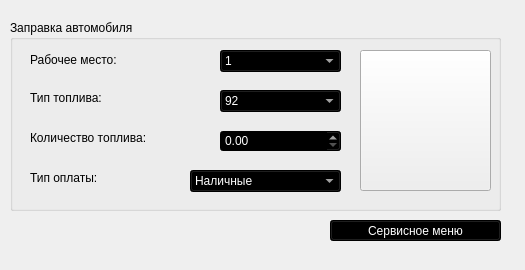
<?xml version="1.0" encoding="UTF-8"?>
<ui version="4.0">
 <class>MainWindow</class>
 <widget class="QMainWindow" name="MainWindow">
  <property name="geometry">
   <rect>
    <x>0</x>
    <y>0</y>
    <width>525</width>
    <height>270</height>
   </rect>
  </property>
  <property name="windowTitle">
   <string>Автоматизированное рабочее место</string>
  </property>
  <property name="styleSheet">
   <string notr="true"/>
  </property>
  <widget class="QWidget" name="centralwidget">
   <property name="autoFillBackground">
    <bool>false</bool>
   </property>
   <property name="styleSheet">
    <string notr="true">background: qlineargradient(angle: 45deg, stop:0 #ee9ca7, stop:1 #ffdde1);
border-color: rgb(0, 0, 0);

</string>
   </property>
   <widget class="QGroupBox" name="refuelGroupBox">
    <property name="geometry">
     <rect>
      <x>10</x>
      <y>20</y>
      <width>491</width>
      <height>191</height>
     </rect>
    </property>
    <property name="styleSheet">
     <string notr="true">background: linear-gradient(90deg, #b9deed, #efefef);
border-color: rgb(0, 0, 0);</string>
    </property>
    <property name="title">
     <string>Заправка автомобиля</string>
    </property>
    <widget class="QLabel" name="fuelTypeLabel">
     <property name="geometry">
      <rect>
       <x>20</x>
       <y>70</y>
       <width>171</width>
       <height>16</height>
      </rect>
     </property>
     <property name="text">
      <string>Тип топлива:</string>
     </property>
     <property name="textFormat">
      <enum>Qt::AutoText</enum>
     </property>
    </widget>
    <widget class="QComboBox" name="fuelTypeComboBox">
     <property name="geometry">
      <rect>
       <x>210</x>
       <y>70</y>
       <width>121</width>
       <height>22</height>
      </rect>
     </property>
     <property name="styleSheet">
      <string notr="true">background-color: rgb(0, 0, 0);
selection-color: rgb(0, 0, 0);
selection-background-color: rgb(255, 255, 0);
color: rgb(255, 255, 255);</string>
     </property>
     <property name="editable">
      <bool>false</bool>
     </property>
     <item>
      <property name="text">
       <string>92</string>
      </property>
     </item>
     <item>
      <property name="text">
       <string>95</string>
      </property>
     </item>
     <item>
      <property name="text">
       <string>100</string>
      </property>
     </item>
     <item>
      <property name="text">
       <string>DT</string>
      </property>
     </item>
    </widget>
    <widget class="QLabel" name="fuelAmountLabel">
     <property name="geometry">
      <rect>
       <x>20</x>
       <y>110</y>
       <width>181</width>
       <height>16</height>
      </rect>
     </property>
     <property name="text">
      <string>Количество топлива:</string>
     </property>
    </widget>
    <widget class="QLabel" name="paymentTypeLabel">
     <property name="geometry">
      <rect>
       <x>20</x>
       <y>150</y>
       <width>151</width>
       <height>16</height>
      </rect>
     </property>
     <property name="text">
      <string>Тип оплаты:</string>
     </property>
     <property name="textFormat">
      <enum>Qt::AutoText</enum>
     </property>
    </widget>
    <widget class="QComboBox" name="paymentTypeComboBox">
     <property name="geometry">
      <rect>
       <x>180</x>
       <y>150</y>
       <width>151</width>
       <height>22</height>
      </rect>
     </property>
     <property name="styleSheet">
      <string notr="true">background-color: rgb(0, 0, 0);
selection-color: rgb(0, 0, 0);
selection-background-color: rgb(255, 255, 0);
color: rgb(255, 255, 255);</string>
     </property>
     <item>
      <property name="text">
       <string>Наличные</string>
      </property>
     </item>
     <item>
      <property name="text">
       <string>Банковская карта</string>
      </property>
     </item>
     <item>
      <property name="text">
       <string>Карта лояльности</string>
      </property>
     </item>
    </widget>
    <widget class="QPushButton" name="refuelButton">
     <property name="geometry">
      <rect>
       <x>350</x>
       <y>30</y>
       <width>131</width>
       <height>141</height>
      </rect>
     </property>
     <property name="text">
      <string/>
     </property>
     <property name="icon">
      <iconset>
       <normaloff>../build-ARM-Desktop_Qt_5_12_12_MinGW_32_bit-Debug/oil-can.png</normaloff>../build-ARM-Desktop_Qt_5_12_12_MinGW_32_bit-Debug/oil-can.png</iconset>
     </property>
     <property name="iconSize">
      <size>
       <width>64</width>
       <height>64</height>
      </size>
     </property>
    </widget>
    <widget class="QComboBox" name="workstationComboBox">
     <property name="geometry">
      <rect>
       <x>210</x>
       <y>30</y>
       <width>121</width>
       <height>22</height>
      </rect>
     </property>
     <property name="styleSheet">
      <string notr="true">background-color: rgb(0, 0, 0);
selection-color: rgb(0, 0, 0);
selection-background-color: rgb(255, 255, 0);
color: rgb(255, 255, 255);</string>
     </property>
     <property name="editable">
      <bool>false</bool>
     </property>
     <item>
      <property name="text">
       <string>1</string>
      </property>
     </item>
     <item>
      <property name="text">
       <string>2</string>
      </property>
     </item>
     <item>
      <property name="text">
       <string>3</string>
      </property>
     </item>
     <item>
      <property name="text">
       <string>4</string>
      </property>
     </item>
     <item>
      <property name="text">
       <string>5</string>
      </property>
     </item>
    </widget>
    <widget class="QLabel" name="workstationlabel">
     <property name="geometry">
      <rect>
       <x>20</x>
       <y>30</y>
       <width>181</width>
       <height>20</height>
      </rect>
     </property>
     <property name="text">
      <string>Рабочее место:</string>
     </property>
    </widget>
    <widget class="QDoubleSpinBox" name="fuelAmountSpinBox">
     <property name="geometry">
      <rect>
       <x>210</x>
       <y>110</y>
       <width>121</width>
       <height>22</height>
      </rect>
     </property>
     <property name="styleSheet">
      <string notr="true">background-color: rgb(0, 0, 0);
selection-color: rgb(0, 0, 0);
selection-background-color: rgb(255, 255, 0);
color: rgb(255, 255, 255);</string>
     </property>
     <property name="maximum">
      <double>50.000000000000000</double>
     </property>
    </widget>
   </widget>
   <widget class="QGroupBox" name="refuelButton_2">
    <property name="geometry">
     <rect>
      <x>560</x>
      <y>20</y>
      <width>521</width>
      <height>191</height>
     </rect>
    </property>
    <property name="styleSheet">
     <string notr="true">background: linear-gradient(90deg, #b9deed, #efefef);</string>
    </property>
    <property name="title">
     <string>Настройка цен на топливо</string>
    </property>
    <widget class="QLabel" name="price92Label">
     <property name="geometry">
      <rect>
       <x>10</x>
       <y>30</y>
       <width>241</width>
       <height>16</height>
      </rect>
     </property>
     <property name="styleSheet">
      <string notr="true"/>
     </property>
     <property name="text">
      <string>Цена за литр топлива 92:</string>
     </property>
    </widget>
    <widget class="QLabel" name="price95Label">
     <property name="geometry">
      <rect>
       <x>10</x>
       <y>70</y>
       <width>241</width>
       <height>16</height>
      </rect>
     </property>
     <property name="styleSheet">
      <string notr="true"/>
     </property>
     <property name="text">
      <string>Цена за литр топлива 95:</string>
     </property>
    </widget>
    <widget class="QLabel" name="price100Label">
     <property name="geometry">
      <rect>
       <x>10</x>
       <y>110</y>
       <width>241</width>
       <height>16</height>
      </rect>
     </property>
     <property name="styleSheet">
      <string notr="true"/>
     </property>
     <property name="text">
      <string>Цена за литр топлива 100:</string>
     </property>
    </widget>
    <widget class="QLabel" name="priceDTLabel">
     <property name="geometry">
      <rect>
       <x>10</x>
       <y>150</y>
       <width>241</width>
       <height>16</height>
      </rect>
     </property>
     <property name="styleSheet">
      <string notr="true"/>
     </property>
     <property name="text">
      <string>Цена за литр топлива ДТ:</string>
     </property>
    </widget>
    <widget class="QPushButton" name="pricesButton">
     <property name="geometry">
      <rect>
       <x>390</x>
       <y>30</y>
       <width>121</width>
       <height>141</height>
      </rect>
     </property>
     <property name="styleSheet">
      <string notr="true">QPushButton{
text-align: center;
background-color: rgb(0, 0, 0);
color: rgb(255, 255, 255);
}

QPushButton:hover {
	background-color: rgb(255, 255, 0);
	color: rgb(0, 0, 0);
	
}</string>
     </property>
     <property name="text">
      <string>Сохранить</string>
     </property>
    </widget>
    <widget class="QDoubleSpinBox" name="price92SpinBox">
     <property name="geometry">
      <rect>
       <x>260</x>
       <y>30</y>
       <width>111</width>
       <height>22</height>
      </rect>
     </property>
     <property name="styleSheet">
      <string notr="true">background-color: rgb(0, 0, 0);
selection-color: rgb(0, 0, 0);
selection-background-color: rgb(255, 255, 0);
color: rgb(255, 255, 255);</string>
     </property>
     <property name="value">
      <double>45.500000000000000</double>
     </property>
    </widget>
    <widget class="QDoubleSpinBox" name="price95SpinBox">
     <property name="geometry">
      <rect>
       <x>260</x>
       <y>70</y>
       <width>111</width>
       <height>22</height>
      </rect>
     </property>
     <property name="styleSheet">
      <string notr="true">background-color: rgb(0, 0, 0);
selection-color: rgb(0, 0, 0);
selection-background-color: rgb(255, 255, 0);
color: rgb(255, 255, 255);</string>
     </property>
     <property name="value">
      <double>48.500000000000000</double>
     </property>
    </widget>
    <widget class="QDoubleSpinBox" name="price100SpinBox">
     <property name="geometry">
      <rect>
       <x>260</x>
       <y>110</y>
       <width>111</width>
       <height>22</height>
      </rect>
     </property>
     <property name="styleSheet">
      <string notr="true">background-color: rgb(0, 0, 0);
selection-color: rgb(0, 0, 0);
selection-background-color: rgb(255, 255, 0);
color: rgb(255, 255, 255);</string>
     </property>
     <property name="value">
      <double>52.000000000000000</double>
     </property>
    </widget>
    <widget class="QDoubleSpinBox" name="priceDTSpinBox">
     <property name="geometry">
      <rect>
       <x>260</x>
       <y>150</y>
       <width>111</width>
       <height>22</height>
      </rect>
     </property>
     <property name="styleSheet">
      <string notr="true">background-color: rgb(0, 0, 0);
selection-color: rgb(0, 0, 0);
selection-background-color: rgb(255, 255, 0);
color: rgb(255, 255, 255);</string>
     </property>
     <property name="value">
      <double>47.000000000000000</double>
     </property>
    </widget>
   </widget>
   <widget class="QGroupBox" name="historyGroupBox">
    <property name="geometry">
     <rect>
      <x>10</x>
      <y>280</y>
      <width>1071</width>
      <height>271</height>
     </rect>
    </property>
    <property name="styleSheet">
     <string notr="true">background: linear-gradient(90deg, #b9deed, #efefef);</string>
    </property>
    <property name="title">
     <string>История заправок</string>
    </property>
    <widget class="QPushButton" name="historyButton">
     <property name="geometry">
      <rect>
       <x>960</x>
       <y>30</y>
       <width>91</width>
       <height>21</height>
      </rect>
     </property>
     <property name="styleSheet">
      <string notr="true">QPushButton{
text-align: center;
background-color: rgb(0, 0, 0);
color: rgb(255, 255, 255);
}

QPushButton:hover {
	background-color: rgb(255, 255, 0);
	color: rgb(0, 0, 0);
	
}</string>
     </property>
     <property name="text">
      <string>Обновить</string>
     </property>
    </widget>
    <widget class="QTableView" name="historyTableView">
     <property name="geometry">
      <rect>
       <x>20</x>
       <y>60</y>
       <width>1031</width>
       <height>201</height>
      </rect>
     </property>
     <property name="styleSheet">
      <string notr="true">background-color: rgb(0, 0, 0);
selection-color: rgb(0, 0, 0);
selection-background-color: rgb(255, 255, 0);
color: rgb(255, 255, 255);

</string>
     </property>
     <property name="sizeAdjustPolicy">
      <enum>QAbstractScrollArea::AdjustToContentsOnFirstShow</enum>
     </property>
     <property name="textElideMode">
      <enum>Qt::ElideMiddle</enum>
     </property>
     <property name="sortingEnabled">
      <bool>true</bool>
     </property>
     <property name="resizeColumnsToContents" stdset="0">
      <bool>true</bool>
     </property>
     <attribute name="horizontalHeaderCascadingSectionResizes">
      <bool>true</bool>
     </attribute>
     <attribute name="horizontalHeaderHighlightSections">
      <bool>true</bool>
     </attribute>
     <attribute name="verticalHeaderVisible">
      <bool>false</bool>
     </attribute>
    </widget>
   </widget>
   <widget class="QPushButton" name="resizeButton">
    <property name="geometry">
     <rect>
      <x>330</x>
      <y>220</y>
      <width>171</width>
      <height>21</height>
     </rect>
    </property>
    <property name="autoFillBackground">
     <bool>false</bool>
    </property>
    <property name="styleSheet">
     <string notr="true">QPushButton{
text-align: center;
background-color: rgb(0, 0, 0);
color: rgb(255, 255, 255);
}

QPushButton:hover {
	background-color: rgb(255, 255, 0);
	color: rgb(0, 0, 0);
	
}
</string>
    </property>
    <property name="text">
     <string>Сервисное меню</string>
    </property>
    <property name="checkable">
     <bool>false</bool>
    </property>
   </widget>
  </widget>
  <widget class="QMenuBar" name="menubar">
   <property name="geometry">
    <rect>
     <x>0</x>
     <y>0</y>
     <width>525</width>
     <height>20</height>
    </rect>
   </property>
   <property name="autoFillBackground">
    <bool>false</bool>
   </property>
  </widget>
 </widget>
 <resources/>
 <connections/>
</ui>
